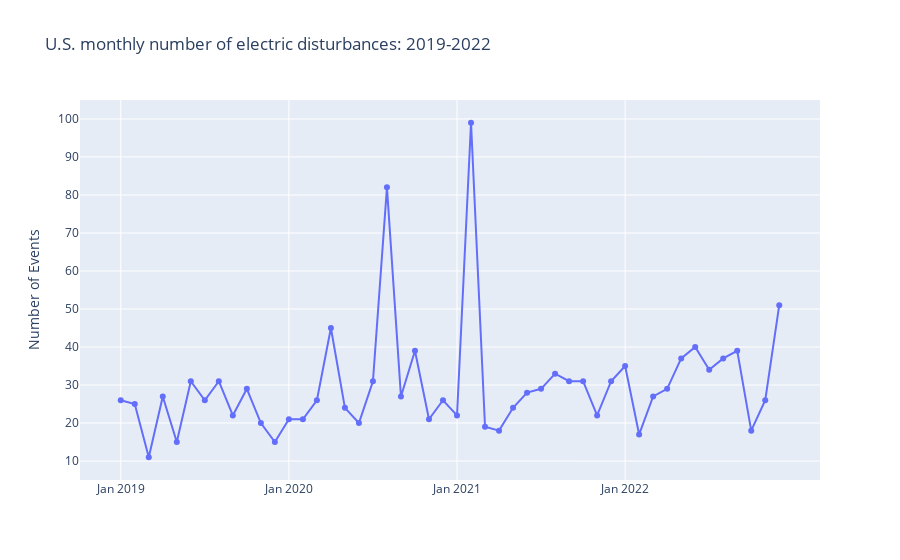

This figure's notebook cell:
### Markdown cell above
### What is the number of electric disturbances by month each year?

### Code cell
#aggregating the number of events by year and month
df_plotly = df.groupby(['Year','Month'], sort=False, as_index=False)['Area_Affected'] \
                .agg('count') \
                .rename(columns={'Area_Affected':'Number_of_Events'})

#creating a new column concatenating months and years
df_plotly['Month_Year'] = df_plotly['Month'] \
                              +' '+df_plotly['Year'].apply(str)
#ploting
fig = px.line(df_plotly, 
              x='Month_Year', 
              y='Number_of_Events',
              title='U.S. monthly number of electric disturbances: 2019-2022',
              labels={
                     'Number_of_Events': 'Number of Events ',
                     'Month_Year': ' '
                        },
              markers=True          
            )

#setting the x tick labels
fig.update_xaxes(ticktext=['Jan 2019','Jan 2020','Jan 2021','Jan 2022'],
                 tickvals=['January 2019','January 2020','January 2021','January 2022'])
fig.show()

### Figure 1 — Plotly figure (JSON) as saved in the notebook; plotly's stock layout.template omitted (floating-point values rounded to 4 significant figures)
{"data": [{"hovertemplate": " =%{x}<br>Number of Events =%{y}<extra></extra>", "legendgroup": "", "line": {"color": "#636efa", "dash": "solid"}, "marker": {"symbol": "circle"}, "mode": "lines+markers", "name": "", "orientation": "v", "showlegend": false, "type": "scatter", "x": ["January 2019", "February 2019", "March 2019", "April 2019", "May 2019", "June 2019", "July 2019", "August 2019", "September 2019", "October 2019", "November 2019", "December 2019", "January 2020", "February 2020", "March 2020", "April 2020", "May 2020", "June 2020", "July 2020", "August 2020", "September 2020", "October 2020", "November 2020", "December 2020", "January 2021", "February 2021", "March 2021", "April 2021", "May 2021", "June 2021", "July 2021", "August 2021", "September 2021", "October 2021", "November 2021", "December 2021", "January 2022", "February 2022", "March 2022", "April 2022", "May 2022", "June 2022", "July 2022", "August 2022", "September 2022", "October 2022", "November 2022", "December 2022"], "xaxis": "x", "y": [26, 25, 11, 27, 15, 31, 26, 31, 22, 29, 20, 15, 21, 21, 26, 45, 24, 20, 31, 82, 27, 39, 21, 26, 22, 99, 19, 18, 24, 28, 29, 33, 31, 31, 22, 31, 35, 17, 27, 29, 37, 40, 34, 37, 39, 18, 26, 51], "yaxis": "y"}], "layout": {"legend": {"tracegroupgap": 0}, "title": {"text": "U.S. monthly number of electric disturbances: 2019-2022"}, "xaxis": {"anchor": "y", "domain": [0, 1], "ticktext": ["Jan 2019", "Jan 2020", "Jan 2021", "Jan 2022"], "tickvals": ["January 2019", "January 2020", "January 2021", "January 2022"], "title": {"text": " "}}, "yaxis": {"anchor": "x", "domain": [0, 1], "title": {"text": "Number of Events "}}}}
